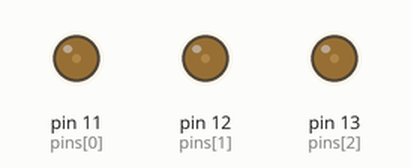
Recording of a program running on a simulated Raspberry Pi (header pin numbers). On the bench: output pins drawn as LEDs (lit = HIGH). Random numbers come from a fixed seed; what the program prints to the terminal is not drawn.

Above: at 0.15 s.
At 4.67 s:
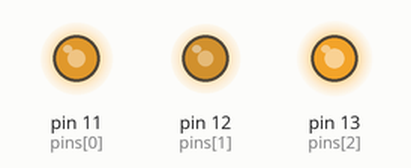
At 9.23 s:
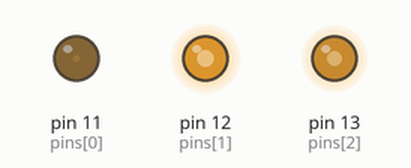
At 19.77 s:
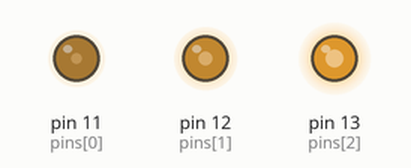
At 29.71 s:
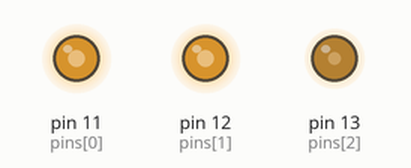
At 39.67 s:
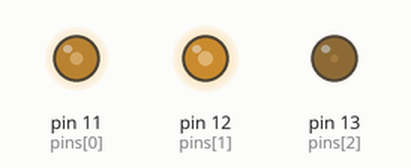
Timing chart, 0 to 40.0 s (numbered marks = the images above):
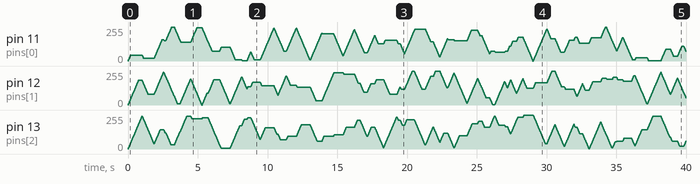

The program:

colorfulLED.py
```python
import RPi.GPIO as GPIO
import time
import random

pins = [11, 12, 13]

def setup():
    global red, green, blue
    GPIO.setmode(GPIO.BOARD)
    GPIO.setup(pins, GPIO.OUT, initial=True)
    red = GPIO.PWM(pins[0], 2000)
    green = GPIO.PWM(pins[1], 2000)
    blue = GPIO.PWM(pins[2], 2000)
    red.start(0)
    green.start(0)
    blue.start(0)

def setcolor(_r, _g, _b):
    red.ChangeDutyCycle(_r)
    green.ChangeDutyCycle(_g)
    blue.ChangeDutyCycle(_b)

def loop():
    r = 0
    g = 0
    b = 0
    r_targ = random.randint(0,100)
    g_targ = random.randint(0,100)
    b_targ = random.randint(0,100)
    while True:
        setcolor(r, g, b)
        print(f'{r} ({r_targ}), {g} ({g_targ}), {b} ({b_targ})')
        print
        if r == r_targ and g == g_targ and b == b_targ:
            r_targ = random.randint(0,100)
            g_targ = random.randint(0,100)
            b_targ = random.randint(0,100)
        else:
            if r < r_targ:
                r = r + 1
            elif r > r_targ:
                r = r - 1
            if g < g_targ:
                g = g + 1
            elif g > g_targ:
                g = g - 1
            if b < b_targ:
                b = b + 1
            elif b > b_targ:
                b = b - 1
        time.sleep(.01)

def destroy():
    red.stop()
    green.stop()
    blue.stop()
    GPIO.cleanup()

if __name__ == '__main__':
    print('Program starting...')
    setup()
    try:
        loop()
    except KeyboardInterrupt:
        destroy()
```
